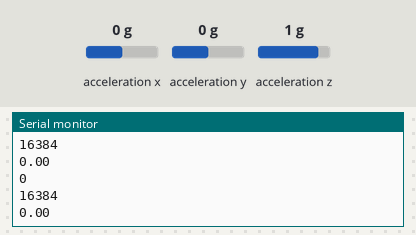
A sketch run on a simulated Arduino Uno, built with avr-gcc and run on an emulated ATmega328P. Shown: the last lines printed to the serial monitor. Wiring (inferred from the names in the program): MPU-6050 motion sensor at I2C address 0x68. The inputs (shaded band) are chosen by the test bench; at power-on: acceleration x 0 g, acceleration z 1 g, acceleration y 0 g.

Above: at 0.9 s.
1.0 s: acceleration x set to -1.4 g
At 2.0 s:
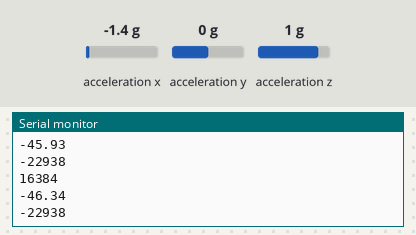
2.5 s: acceleration z set to -1.4 g
At 3.6 s:
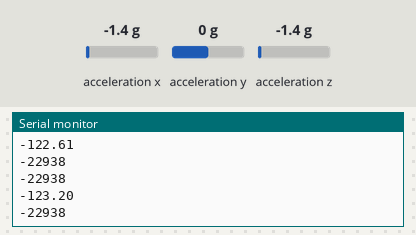
4.0 s: acceleration x set to -0.8 g
At 4.8 s:
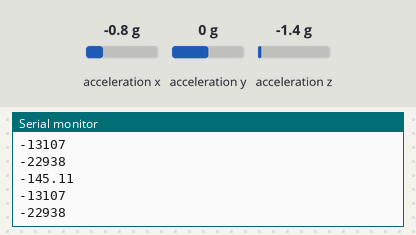
Timing chart, 0 to 7.0 s (numbered marks = the images above; inputs shaded):
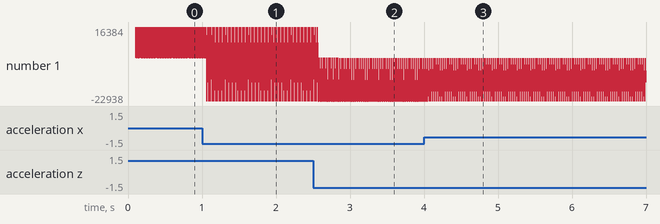

The sketch:

MPU6050_code.ino
```cpp
#define F_CPU 16000000
#include<Wire.h>
#include<avr/io.h>
#include<math.h>
#define I2C_CLOCK  100000L
#define MPU_ADDRESS 0x68 //Endereço do MPU6050

//Filter parameters
#define FILTER_WC 5
#define FILTER_TS 0.01

double filter_a = (FILTER_WC * FILTER_TS) / (1 + ((FILTER_WC * FILTER_TS)));
double last_value = 0;

double GetAngle(double* last_output, double a)
{
  //Get raw data from MPU6050
  Wire.beginTransmission(MPU_ADDRESS); // Inicia transmissão de dados para o MPU6050
  Wire.write(0x3B); // Seleciona o registrador que contém os valores do acelerômetro e giroscópio
  Wire.endTransmission(false); // Encerra a transmissão
  Wire.requestFrom(MPU_ADDRESS,6,true); // Solicita 6 bytes com somente os dados do acelerômetro
  int16_t AcX=Wire.read()<<8|Wire.read();
  int16_t AcY=Wire.read()<<8|Wire.read();
  int16_t AcZ=Wire.read()<<8|Wire.read();
  Serial.println(AcX);
  Serial.println(AcZ);
  // Conversion to double
  double X = (double) AcX;
  double Z = (double) AcZ;

  // Calculate angle
  double angle = atan2(X,Z) * 90 / M_PI_2;

  // Filtering
  double output = a * angle + (1 - a) * *last_output;

  *last_output = output;
  return output;
}

int main()
{
  init(); // Inicializa o core do microcontrolador
  Serial.begin(9600);
  Wire.begin(); // Inicia comunicação serial
  Wire.beginTransmission(MPU_ADDRESS); // Inicia transmissão de dados para o MPU6050
  Wire.write(0x6B); // Seleciona registrador PWR_MGMT_1 do MPU6050
  Wire.write(0); // Escreve 0x00 no registrador PWR_MGMT_1
  Wire.endTransmission(true); // Encerra a transmissão
  _delay_ms(50);

  Wire.beginTransmission(MPU_ADDRESS); // Inicia transmissão de dados para o MPU6050
  Wire.write(0x1C); // Seleciona registrador ACCEL_CONFIG do MPU6050
  Wire.write(0x00); // Escreve 0x00 - Range de aceleração +-2g
  Wire.endTransmission(true); // Encerra a transmissão
  _delay_ms(50);

  while(1)
  {
    Serial.println(GetAngle(&last_value, filter_a));
    _delay_ms(10);
  }
}
```

Measured:
- after the input at 1.0 s, the serial monitor: prints a new line after 0.07 s (image 1)
- plotted number 1: 0 → -22938 after the input at 1.0 s
